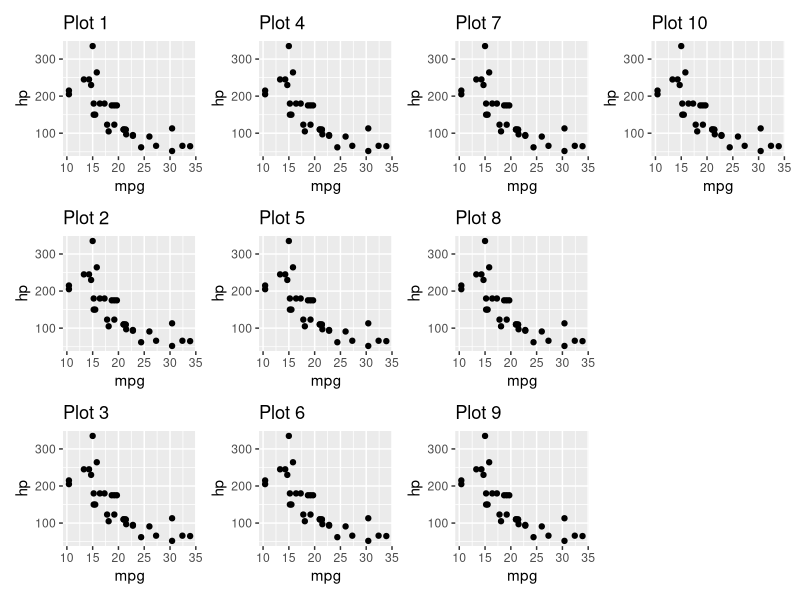

This chart was generated by the following R code:
# patchwork and for-loop

require(tidyverse)
#require(patchwork)

# create a list of plots
plot_list <- list(NaN)

for (i in 1:10) {
  plot_list[[i]]  <- ggplot(mtcars, aes(x = mpg, y = hp)) +
    geom_point() +
    ggtitle(paste("Plot", i))
}

# plot the list of plots
# https://stackoverflow.com/questions/10706753/how-do-i-arrange-a-variable-list-of-plots-using-grid-arrange
# byrow=FALSE: plots are arranged in columns
patchwork::wrap_plots(plot_list, byrow=FALSE) 

require(tidyverse)
# q: varsのvarirfをggplot2でプロットするプログラムを作ってください
# a: 以下のプログラムを実行してください

